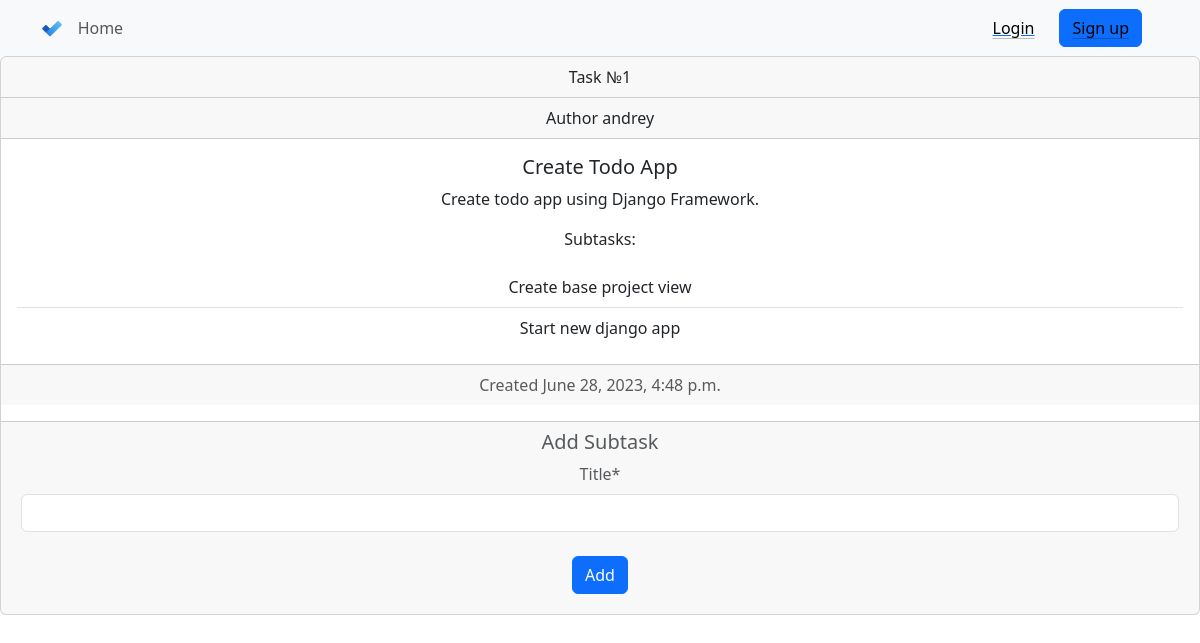
The app's page /task/1/detail/, older data.
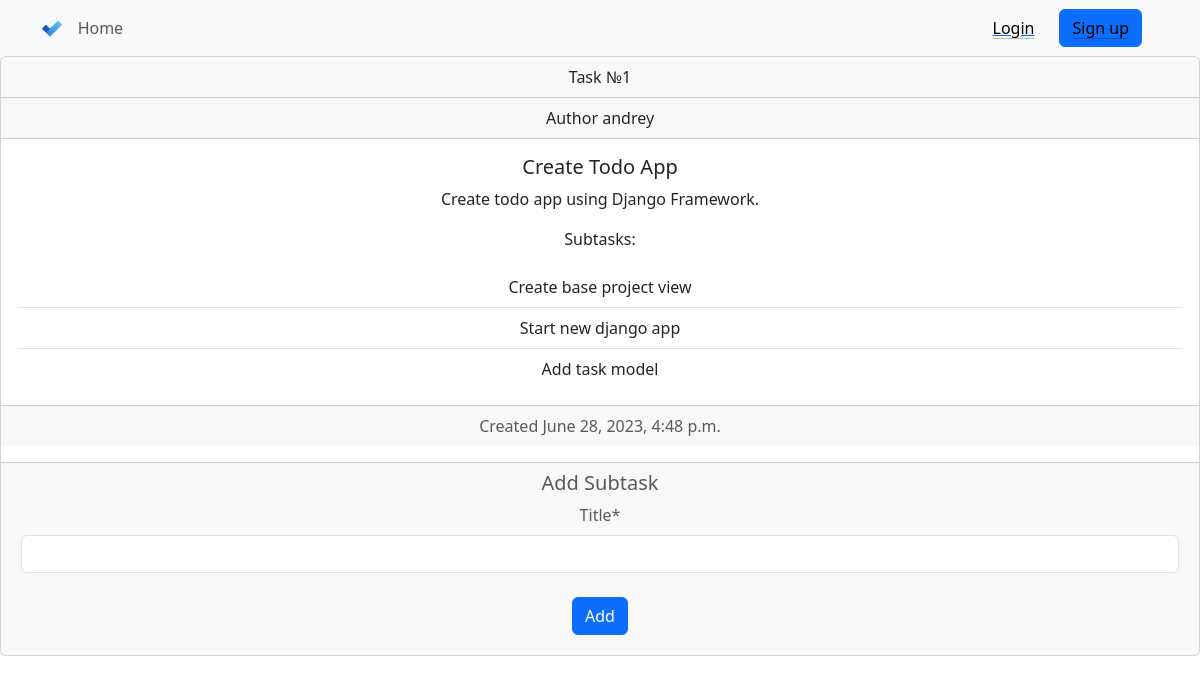
The same page, newer data.
### todo/models.py (models this page shows, shortened)
class Subtask(models.Model):
    task = models.ForeignKey('Task', on_delete=models.CASCADE, null=True)
    title = models.CharField(max_length=200, null=True)
    created_date = models.DateTimeField(default=timezone.now)
    is_done = models.BooleanField(default=False)
    is_canceled = models.BooleanField(default=False)
    def __str__(self):
        return self.title

### todo/views.py (the view)
# urls.py: path('task/<int:pk>/detail/', views.task_detail, name='task_detail'),
def task_detail(request, pk):
    task = get_object_or_404(Task, pk=pk)
    subtask_list = task.subtask_set.all()
    print(subtask_list)
    if request.method == "POST":
        form = CreateSubtaskForm(request.POST)
        if form.is_valid():
            subtask = form.save(commit=False)
            subtask.task = task
            subtask.save()
            return redirect('task_detail', pk=pk)
        else:
            messages.error(request, 'Error saving form')
    else:
        form = CreateSubtaskForm()
    return render(request, 'todo/task_detail.html', {'task': task, 'form': form, 'subtask_list': subtask_list})

### todo/forms.py
class CreateSubtaskForm(forms.ModelForm):
    class Meta:
        model = Subtask
        fields = {'title'}
        widgets = {
            'title': TextInput(attrs={'class': 'form-control'})
        }

### todo/templates/todo/task_detail.html (shortened to what this page needs)
{% extends 'todo/base.html' %}
{% block content %}
    {% load crispy_forms_tags %}
    <div class="card text-center">
  <div class="card-header">
    Task №{{ task.pk }}
  </div>
        <div class="card-header">
    Author {{ task.author }}
  </div>
  <div class="card-body">
    <h5 class="card-title">{{ task.title}}</h5>
    <p class="card-text">{{ task.text }}</p>
      {% if subtask_list|length > 0 %}
      <p class="card-text">Subtasks:</p>
        <ul class="list-group list-group-flush">
        {% for s in subtask_list %}
        <li class="list-group-item">{{ s.title }}</li>
        {% endfor %}
        </ul>
          {% else %}
          <p class="card-text">No subtasks added.</p>
      {% endif %}
  </div>
  <div class="card-footer text-body-secondary">
    <p class="card-text">Created {{ task.created_date }}</p>
  </div>
    <div class="card-footer text-body-secondary mt-3">
        <h5 class="card-title">Add Subtask</h5>
        <form method="POST" class="m-1">
            {{ form|crispy }}
                <button type="submit" class="btn btn-primary m-2">Add</button>
        </form>
    </div>
</div>
{% endblock %}

Row changes from the older to the newer data that the page shows:
added Subtask: title "Add task model"
